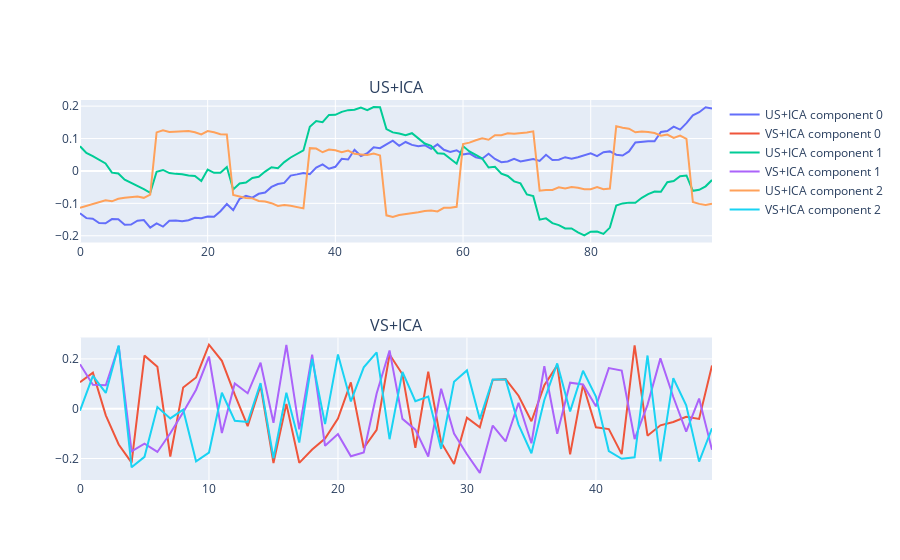

Notebook code for this chart:
### Markdown cell above
### 2.2 Apply SVD, then ICA
Now, let us do the singular value decomposition (SVD), and then apply ICA on the output of the left and right singular vectors.

### Code cell
from scipy import linalg

U, s, Vh = linalg.svd(idps)
V = Vh.T

sigma = np.zeros((n_samples,n_idps))
for i in range(min(n_samples,n_idps)):
    sigma[i,i] = s[i]

US = np.dot(U,sigma)
VS = np.dot(V,sigma.T)

ica = FastICA(n_components)
components_us = ica.fit_transform(US)
components_vs = ica.fit_transform(VS)

figure = make_subplots(2, 1, subplot_titles=['US+ICA','VS+ICA'])
for i in range(n_components):
    figure.add_trace(
        go.Scatter(
            x=np.arange(n_samples),
            y=components_us[:, i],
            mode='lines',
            name=f'US+ICA component {i}'
        ),
        row=1,
        col=1
    )
    figure.add_trace(
        go.Scatter(
            x=np.arange(n_samples),
            y=components_vs[:, i],
            mode='lines',
            name=f'VS+ICA component {i}'
        ),
        row=2,
        col=1
    )

iplot(figure)
